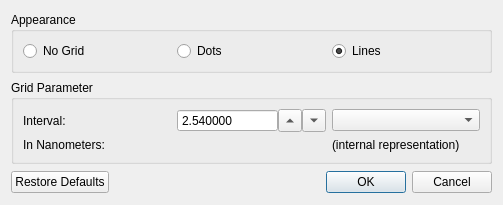
<?xml version="1.0" encoding="UTF-8"?>
<ui version="4.0">
 <class>librepcb::GridSettingsDialog</class>
 <widget class="QDialog" name="librepcb::GridSettingsDialog">
  <property name="windowModality">
   <enum>Qt::WindowModal</enum>
  </property>
  <property name="geometry">
   <rect>
    <x>0</x>
    <y>0</y>
    <width>503</width>
    <height>205</height>
   </rect>
  </property>
  <property name="sizePolicy">
   <sizepolicy hsizetype="Fixed" vsizetype="Fixed">
    <horstretch>0</horstretch>
    <verstretch>0</verstretch>
   </sizepolicy>
  </property>
  <property name="windowTitle">
   <string>Grid Settings</string>
  </property>
  <layout class="QVBoxLayout" name="verticalLayout">
   <item>
    <widget class="QGroupBox" name="groupBox">
     <property name="sizePolicy">
      <sizepolicy hsizetype="Preferred" vsizetype="Fixed">
       <horstretch>0</horstretch>
       <verstretch>0</verstretch>
      </sizepolicy>
     </property>
     <property name="title">
      <string>Appearance</string>
     </property>
     <layout class="QHBoxLayout" name="horizontalLayout">
      <item>
       <widget class="QRadioButton" name="rbtnNoGrid">
        <property name="text">
         <string>No Grid</string>
        </property>
        <attribute name="buttonGroup">
         <string notr="true">rbtnGroup</string>
        </attribute>
       </widget>
      </item>
      <item>
       <widget class="QRadioButton" name="rbtnDots">
        <property name="text">
         <string>Dots</string>
        </property>
        <attribute name="buttonGroup">
         <string notr="true">rbtnGroup</string>
        </attribute>
       </widget>
      </item>
      <item>
       <widget class="QRadioButton" name="rbtnLines">
        <property name="text">
         <string>Lines</string>
        </property>
        <property name="checked">
         <bool>true</bool>
        </property>
        <attribute name="buttonGroup">
         <string notr="true">rbtnGroup</string>
        </attribute>
       </widget>
      </item>
     </layout>
    </widget>
   </item>
   <item>
    <widget class="QGroupBox" name="groupBox_2">
     <property name="sizePolicy">
      <sizepolicy hsizetype="Preferred" vsizetype="Fixed">
       <horstretch>0</horstretch>
       <verstretch>0</verstretch>
      </sizepolicy>
     </property>
     <property name="title">
      <string>Grid Parameter</string>
     </property>
     <layout class="QGridLayout" name="gridLayout">
      <item row="0" column="0">
       <widget class="QLabel" name="label">
        <property name="text">
         <string>Interval:</string>
        </property>
       </widget>
      </item>
      <item row="0" column="2">
       <widget class="QComboBox" name="cbxUnits"/>
      </item>
      <item row="1" column="0">
       <widget class="QLabel" name="label_2">
        <property name="text">
         <string>In Nanometers:</string>
        </property>
       </widget>
      </item>
      <item row="1" column="1">
       <widget class="QLabel" name="lblIntervalNm">
        <property name="text">
         <string/>
        </property>
        <property name="alignment">
         <set>Qt::AlignRight|Qt::AlignTrailing|Qt::AlignVCenter</set>
        </property>
       </widget>
      </item>
      <item row="1" column="2">
       <widget class="QLabel" name="label_4">
        <property name="text">
         <string>(internal representation)</string>
        </property>
       </widget>
      </item>
      <item row="0" column="1">
       <layout class="QHBoxLayout" name="horizontalLayout_2">
        <property name="spacing">
         <number>0</number>
        </property>
        <item>
         <widget class="QDoubleSpinBox" name="spbxInterval">
          <property name="buttonSymbols">
           <enum>QAbstractSpinBox::NoButtons</enum>
          </property>
          <property name="decimals">
           <number>6</number>
          </property>
          <property name="minimum">
           <double>0.000001000000000</double>
          </property>
          <property name="maximum">
           <double>1000000000.000000000000000</double>
          </property>
          <property name="value">
           <double>2.540000000000000</double>
          </property>
         </widget>
        </item>
        <item>
         <widget class="QToolButton" name="btnMul2">
          <property name="text">
           <string>-</string>
          </property>
          <property name="arrowType">
           <enum>Qt::UpArrow</enum>
          </property>
         </widget>
        </item>
        <item>
         <widget class="QToolButton" name="btnDiv2">
          <property name="text">
           <string>+</string>
          </property>
          <property name="arrowType">
           <enum>Qt::DownArrow</enum>
          </property>
         </widget>
        </item>
       </layout>
      </item>
     </layout>
    </widget>
   </item>
   <item>
    <widget class="QDialogButtonBox" name="buttonBox">
     <property name="orientation">
      <enum>Qt::Horizontal</enum>
     </property>
     <property name="standardButtons">
      <set>QDialogButtonBox::Cancel|QDialogButtonBox::Ok|QDialogButtonBox::RestoreDefaults</set>
     </property>
    </widget>
   </item>
  </layout>
 </widget>
 <resources/>
 <connections>
  <connection>
   <sender>buttonBox</sender>
   <signal>accepted()</signal>
   <receiver>librepcb::GridSettingsDialog</receiver>
   <slot>accept()</slot>
   <hints>
    <hint type="sourcelabel">
     <x>248</x>
     <y>254</y>
    </hint>
    <hint type="destinationlabel">
     <x>157</x>
     <y>274</y>
    </hint>
   </hints>
  </connection>
  <connection>
   <sender>buttonBox</sender>
   <signal>rejected()</signal>
   <receiver>librepcb::GridSettingsDialog</receiver>
   <slot>reject()</slot>
   <hints>
    <hint type="sourcelabel">
     <x>316</x>
     <y>260</y>
    </hint>
    <hint type="destinationlabel">
     <x>286</x>
     <y>274</y>
    </hint>
   </hints>
  </connection>
 </connections>
 <buttongroups>
  <buttongroup name="rbtnGroup"/>
 </buttongroups>
</ui>
